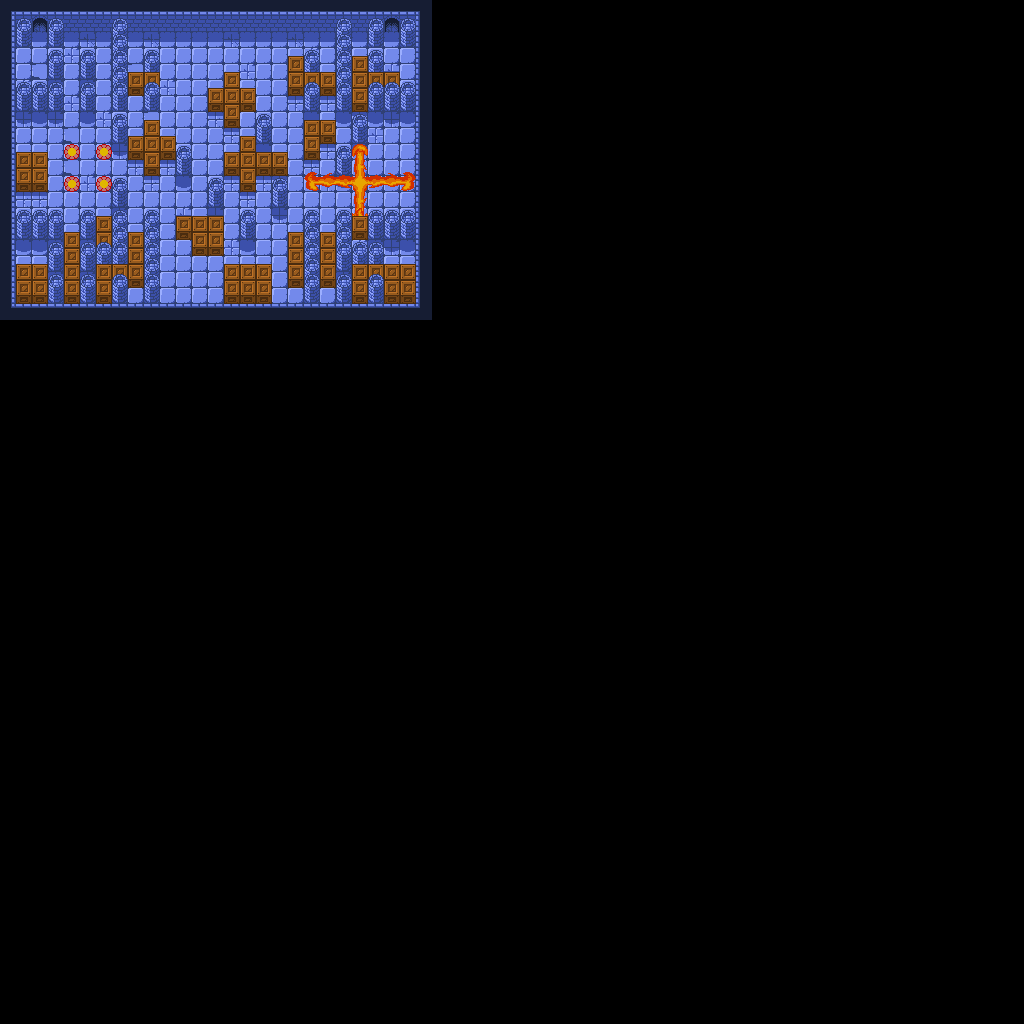

Rendered tile map (Tiled .tmx) drawn with the repository's tilesets; below, a short description and the map source with its tile grids summarised:
An orthogonal 64x64 tile map with 16x16 px tiles, 3 tile layers (bg, active, fg).

<map version="1.2" tiledversion="1.3.3" orientation="orthogonal" renderorder="right-down" width="64" height="64" tilewidth="16" tileheight="16" infinite="0" nextlayerid="4" nextobjectid="1">
 <editorsettings>
  <export target="dungeon.json" format="json" />
 </editorsettings>
 <tileset firstgid="1" source="dungeon.tsx" />
 <layer id="1" name="bg" width="64" height="64">
  <data>[4096 cells, 450 non-empty, 11 distinct tile ids]</data>
 </layer>
 <layer id="3" name="active" width="64" height="64">
  <data>[4096 cells, 92 non-empty, 18 distinct tile ids]</data>
 </layer>
 <layer id="2" name="fg" width="64" height="64">
  <data>[4096 cells, 241 non-empty, 12 distinct tile ids]</data>
 </layer>
</map>